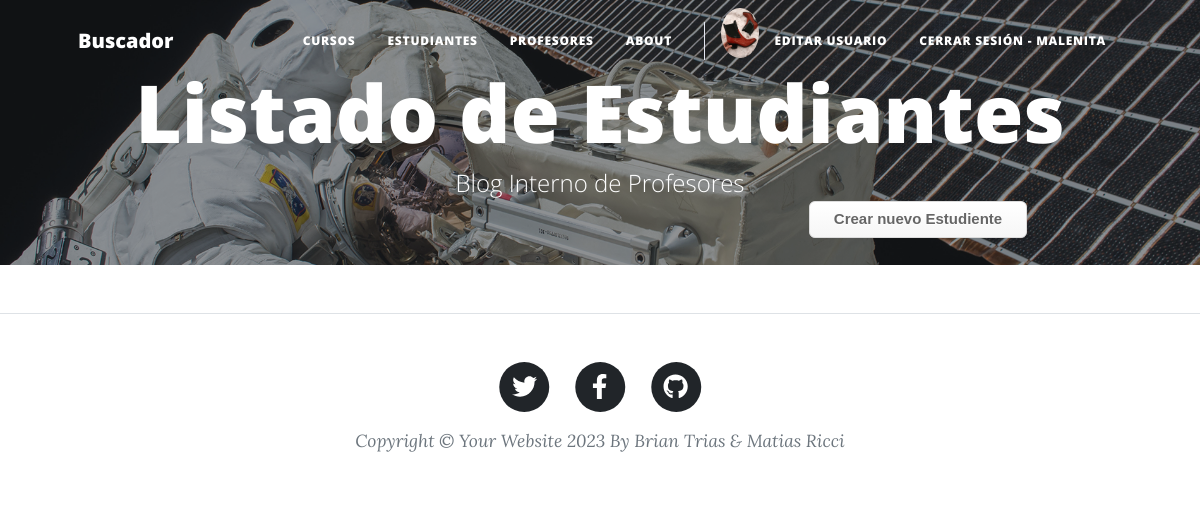
Page /student/students (signed in) on the earlier database version.
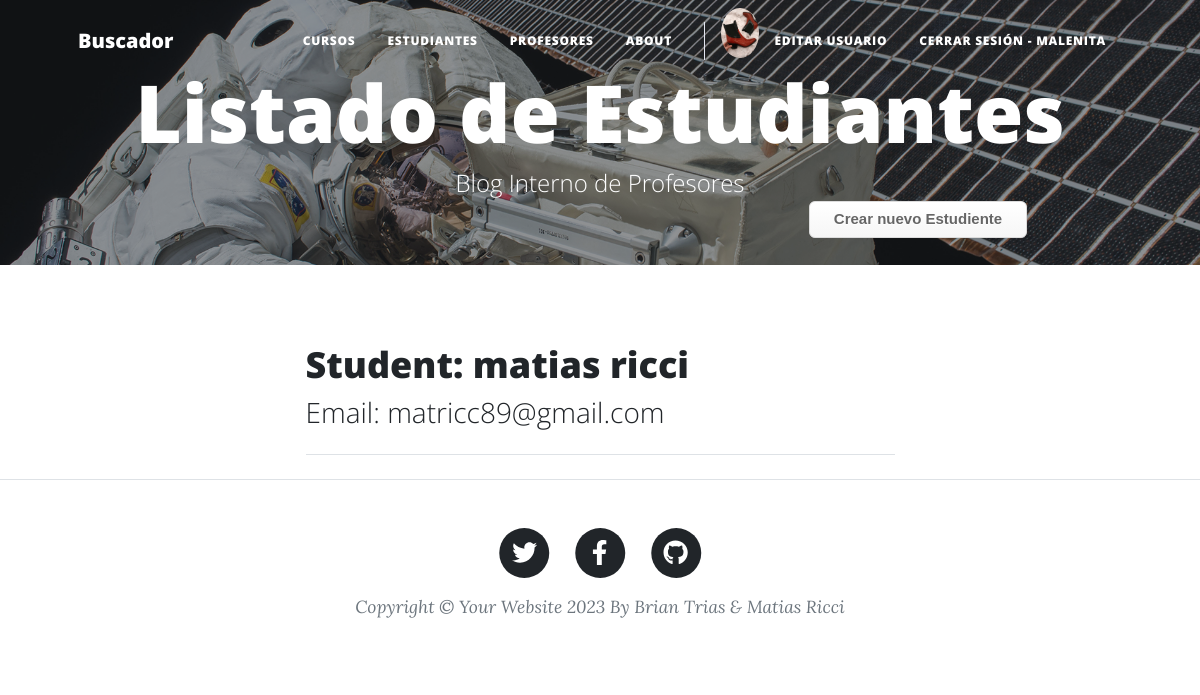
Same page on the later database version.
### student/models.py (models this page shows, shortened)
class Student(models.Model):
    name = models.CharField(max_length=40)
    last_name = models.CharField(max_length=40)
    email = models.EmailField()

### student/views.py (the view)
# urls.py: path("students", views.StudentListView.as_view(), name="student-list"),
class StudentListView(ListView):
    model = Student
    paginate_by = 3

### home/context_processors.py (called while the page is built)
def avatar_context(request):
    avatar_url = None
    if request.user.is_authenticated:
        avatars = Avatar.objects.filter(user=request.user.id)
        if avatars.exists():
            avatar_url = avatars[0].image.url
    return {"avatar_url": avatar_url}

### student/templates/student/student_list.html (shortened to what this page needs)
{% extends "home/index.html" %}
{% load static %}
{% block my_blog_header %}
    <header class="masthead" style="background-image: url('/static/home/assets/img/post-bg.jpg')">
        <div class="container position-relative px-4 px-lg-5">
            <div class="row gx-4 gx-lg-5 justify-content-center">
                <div class="col-md-15 col-lg-16 col-xl-14">
                    <div class="site-heading">
                        <h1>Listado de Estudiantes</h1>
                        <span class="subheading">Blog Interno de Profesores</span>
                    </div>
                </div>
            </div>
            <a class="button_custom" href="{% url 'student:student-add' %}">Crear nuevo Estudiente</a>
        </div>
    </header>
{% endblock %}
{% block my_blog_content %}
    {% for student in student_list %}
        <div class="post-preview">
            <a href="{% url 'student:student-detail' student.id %}">
                <h2 class="post-title">Student: {{ student.name }}  {{ student.last_name }}</h2>
                <h3 class="post-subtitle">Email: {{ student.email }}</h3>
            </a>
        </div>
        <hr class="my-4" />
    {% endfor %}
{% endblock %}

Differences in the rows shown:
added Student: name "matias", last_name "ricci", email "matricc89@gmail.com"
